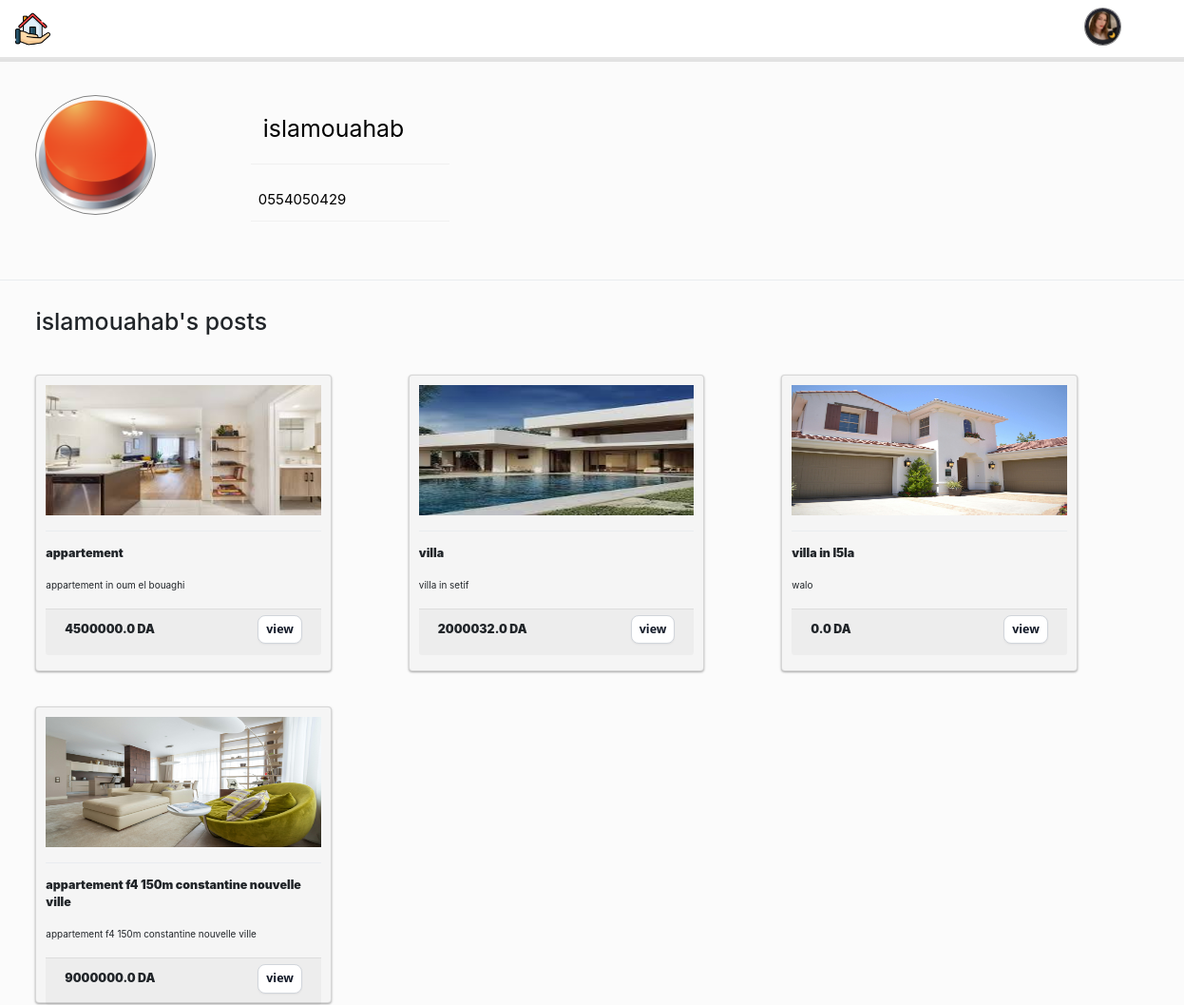
The app's page /real_estate/profile/1 (signed in), older data.
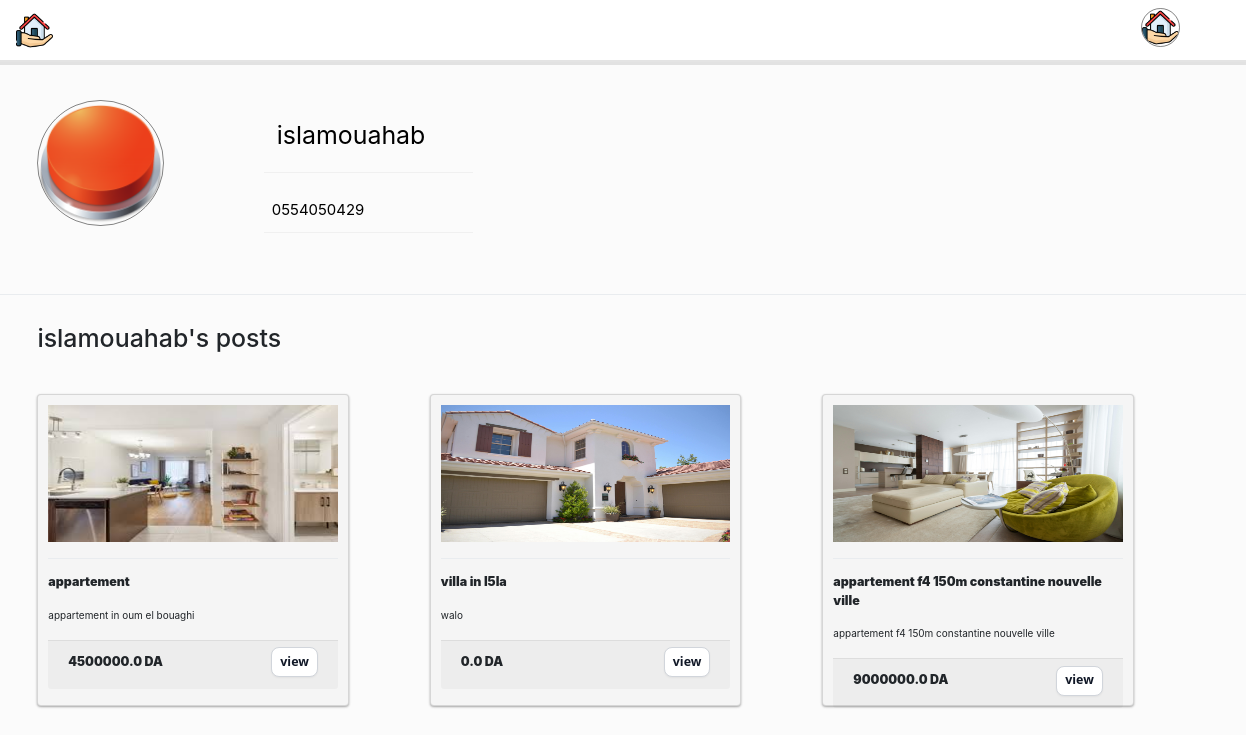
The same page, newer data.
### main/models.py (models this page shows, shortened)
class custom_user(AbstractUser):
    phone_num = models.CharField(max_length=15)
    profile_pic = models.ImageField(upload_to='profile_pics/')

class post(models.Model):
    user_id = models.ForeignKey("custom_user",on_delete=models.CASCADE)
    title = models.CharField(max_length=256)
    space = models.FloatField()
    floor_num = models.IntegerField()
    description = models.CharField(max_length=1024)
    price = models.FloatField()
    location = models.CharField(max_length=256)

class media_files(models.Model):
    post_id = models.ForeignKey("post",on_delete=models.CASCADE)
    path = models.ImageField(upload_to='post_pics/')

### main/views.py (the view)
def profile(request , user_id):
   if request.user.is_authenticated:
      if request.user.id != user_id:
         User = custom_user.objects.get(pk=user_id)
         owner = False
      else:
         User = None
         owner = True
      Posts = post.objects.prefetch_related('media_files_set').filter(user_id=user_id)
      max_length = 120
      description  = [post.description[:max_length]+ '...' if len(post.description)>max_length else post.description for post in Posts]
      return render(request , 'profile.html',{'alert':False,'owner':owner,'User':User,'posts':zip(Posts,description)})
   else:
      return HttpResponseRedirect(reverse('login'))

### main/templates/profile.html (shortened to what the changed rows need)
{% load static %}
<!DOCTYPE html>
<html lang="en">
<head>
    <link rel="stylesheet" href="https://cdn.jsdelivr.net/npm/bootstrap@4.4.1/dist/css/bootstrap.min.css">
    <link rel="stylesheet" href="{% static 'css/home.css' %}">
    <link rel="stylesheet" href="{% static 'css/profile.css' %}">
</head>
<body style="background-color:rgba(0, 0, 0, 0.015);">
  <div class="navbar">
    <div class="action-bar" style="justify-content:flex-end">
    <div class="account-container">
       <div class="">
      <div class="dropdown">
        <button class="account" type ="button" data-bs-toggle="dropdown" aria-expanded="false"><img src={% if user.profile_pic %}{%if user.profile_pic.url %}'{{user.profile_pic.url}}'{%else%}"{% static 'public/external/no-user.png' %}" {%endif%}{%endif%} alt=""></button>
      </div>
    </div>
    </div>
  </div>
  </div>
  {% if owner %}
  <div class="info-container">
    <form action="{% url 'update_profile' user.id %}" method="post" enctype="multipart/form-data">
      {% csrf_token %}
    <div class="profile-pic">
       <button class="account"  type ="button" id="profile-pic"> <img src={% if user.profile_pic %}{%if user.profile_pic.url %}'{{user.profile_pic.url}}'{%else%}"{% static 'public/external/no-user.png' %}" {%endif%}{%endif%} alt=""></button>
    </div>
    <div class="input-container">
      <div class="close-container">
        <button class="close-button">
        <span class="X"></span>
        <span class="Y"></span>
        <div class="close">Close</div>
      </button>
      </div>
    <label for="file" class="labelFile"
      ><span
        ><svg
          xml:space="preserve"
          viewBox="0 0 184.69 184.69"
          xmlns:xlink="http://www.w3.org/1999/xlink"
          xmlns="http://www.w3.org/2000/svg"
          id="Capa_1"
          version="1.1"
          width="60px"
          height="60px"
        >
          <g>
            <g>
              <g>
                <path
                  d="M149.968,50.186c-8.017-14.308-23.796-22.515-40.717-19.813
            C102.609,16.43,88.713,7.576,73.087,7.576c-22.117,0-40.112,17.994-40.112,40.115c0,0.913,0.036,1.854,0.118,2.834
            C14.004,54.875,0,72.11,0,91.959c0,23.456,19.082,42.535,42.538,42.535h33.623v-7.025H42.538
            c-19.583,0-35.509-15.929-35.509-35.509c0-17.526,13.084-32.621,30.442-35.105c0.931-0.132,1.768-0.633,2.326-1.392
            c0.555-0.755,0.795-1.704,0.644-2.63c-0.297-1.904-0.447-3.582-0.447-5.139c0-18.249,14.852-33.094,33.094-33.094
            c13.703,0,25.789,8.26,30.803,21.04c0.63,1.621,2.351,2.534,4.058,2.14c15.425-3.568,29.919,3.883,36.604,17.168
            c0.508,1.027,1.503,1.736,2.641,1.897c17.368,2.473,30.481,17.569,30.481,35.112c0,19.58-15.937,35.509-35.52,35.509H97.391
            v7.025h44.761c23.459,0,42.538-19.079,42.538-42.535C184.69,71.545,169.884,53.901,149.968,50.186z"
                  style="fill:#010002;"
                ></path>
              </g>
              <g>
                <path
                  d="M108.586,90.201c1.406-1.403,1.406-3.672,0-5.075L88.541,65.078
            c-0.701-0.698-1.614-1.045-2.534-1.045l-0.064,0.011c-0.018,0-0.036-0.011-0.054-0.011c-0.931,0-1.85,0.361-2.534,1.045
            L63.31,85.127c-1.403,1.403-1.403,3.672,0,5.075c1.403,1.406,3.672,1.406,5.075,0L82.296,76.29v97.227
            c0,1.99,1.603,3.597,3.593,3.597c1.979,0,3.59-1.607,3.59-3.597V76.165l14.033,14.036
            C104.91,91.608,107.183,91.608,108.586,90.201z"
                  style="fill:#010002;"
                ></path>
              </g>
            </g>
          </g></svg></span>
      <p>drag and drop your file here or click to select a file!</p></label>
    <input class="input" name="profile_pic" id="file" type="file" />
        </div>
    <div class="user-des">
        <ul>
            <input type="text" name="username" value="{{user.username}}" class="username" >
            <input type="text" name="phone_num" value="{{user.phone_num}}" class="phone_num">
        </ul>
        <button type="submit" class="apply">Apply</button>
    </div>
      </form>
      <div class="delete-div">
        <a href="{% url 'delete_user' user.id%}"><button class="delete"><span class="text">Delete account</span><span class="icon"><svg xmlns="http://www.w3.org/2000/svg" width="24" height="24" viewBox="0 0 24 24"><path d="M24 20.188l-8.315-8.209 8.2-8.282-3.697-3.697-8.212 8.318-8.31-8.203-3.666 3.666 8.321 8.24-8.206 8.313 3.666 3.666 8.237-8.318 8.285 8.203z"></path></svg></span></button></a>
      </div>
    </div>
    <br>
<hr class="dropdown-divider">
<p style="font-weight:500;font-size:2vw;margin-left:3vw;margin-top:2vw">My posts</p>
<div class="cards">
  {%for post,description in posts%}
  <div class="card">
    <div class="card-img"><img src="{{post.media_files_set.first.path.url}}" alt=""></div>
    <hr class="dropdown-divider">
    <div class="card-info">
      <p class="text-title">{{post.title}} </p>
      <p class="text-body">{{description}}</p>
    </div>
    <div class="card-footer">
    <span class="text-title">{{post.price}} DA</span>
    <a href="{% url 'show post' post.id%}"><button class="view-item">view</button></a>
  </div>
</div>
{%endfor%}
</div>
{% else %}
  <br>
<div class="cards">
  {%for post,description in posts%}
  <div class="card">
    <div class="card-img"><img src="{{post.media_files_set.first.path.url}}" alt=""></div>
    <hr class="dropdown-divider">
    <div class="card-info">
      <p class="text-title">{{post.title}} </p>
      <p class="text-body">{{description}}</p>
    </div>
    <div class="card-footer">
    <span class="text-title">{{post.price}} DA</span>
    <a href="{% url 'show post' post.id%}"><button class="view-item">view</button></a>
  </div>
</div>
{%endfor%}
</div>
{% endif %}
  </body>
</html>

Row changes from the older to the newer data that the page shows:
removed post: media_files_set.first.path (picture), title "villa", description "villa in setif", price "2000032.0"
changed custom_user (number 1 of 2 on the later page): profile_pic: a different picture
